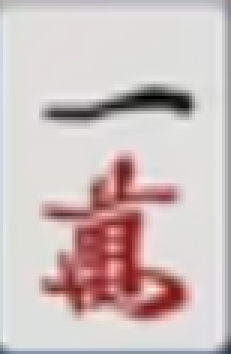
#> input picture Assets/label/1m/98d98ecca82442569eb72de8dd8d8ead.png, 77 x 118 px, found by its file name (shown 3 times larger); its folder holds only this picture in this run
$ python x.py
#> lines starting #> are read from the running program, lines starting #| are printed output that depends on the picture; after the words box and inside, x2 and y2 are one past the last pixel; in counts of white or black regions, pixels touching at a corner belong together; pictures that were not available may be replaced by others from this repository, and a replacement may not be noted
from PIL import Image
from pathlib import Path
import cv2
import os
import uuid
import numpy as np

def resize_image(image, target_size=(45, 70)):
    # 使用插值方法将图像缩放到目标大小
    resized_image = cv2.resize(image, target_size, interpolation=cv2.INTER_AREA)
    return resized_image
    # [4 lines of commented-out code are left out]


def select_color_range(image, target_color=(223, 223, 221), tolerance=5):
    # 将目标颜色转换为numpy数组
    target_color = np.array(target_color, dtype=np.uint8)

    # 设置上下浮动的范围
    lower_bound = target_color - tolerance
    upper_bound = target_color + tolerance

    # 使用cv2.inRange选择颜色范围内的像素
    mask = cv2.inRange(image, lower_bound, upper_bound)

    # 将原图像和掩码进行与运算，得到选中的像素
    selected_pixels = cv2.bitwise_and(image, image, mask=mask)

    return mask, selected_pixels
    # [6 lines of commented-out code are left out]

def segment_img(img, colored_img):
    seg = []

    # cv2.imshow("Original", img)
    ret, thresh = cv2.threshold(img, 175, 200, cv2.THRESH_BINARY)
    # cv2.imshow("thresh", thresh)

    kernel = np.ones((4,4),dtype="uint8") # 查以某点为中心 6*6 区域内是不是全是这个颜色。这个超参根据需要调整

    eroded = cv2.morphologyEx(thresh, cv2.MORPH_OPEN, kernel=kernel)
    # cv2.imshow("eroded", eroded)

    non_black_rows = np.sum(eroded > 128, axis=1)
    # 取最大连续的非全黑行
    l = 0
    r = -1
    ll = -1
    for p, i in enumerate(non_black_rows):
        if i > img.shape[1] * 0.2:
            if ll == -1:
                ll = p
        else:
            if ll != -1:
                if p - ll > r - l:
                    r = p
                    l = ll # 左闭右开区间
                ll = -1
    p = len(non_black_rows)
    if ll != -1: # 末尾处理
        if p - ll > r - l:
            r = p
            l = ll
        ll = -1

    # row_clamped = eroded[l:r]
    eroded = eroded[l:r]
    colored_img = colored_img[l:r]
    # cv2.imshow("filter row:", colored_img)
    # cv2.waitKey()

    non_black_cols = np.any(eroded > 128, axis=0) # 取全黑纵列作为分割依据

    lrs = []
    ll = -1
    for p, i in enumerate(non_black_cols):
        if i:
            if ll == -1:
                ll = p
        else:
            if ll != -1:
                lrs.append((ll, p))
                ll = -1
    p = len(non_black_cols)
    if ll != -1: # 末尾处理
        lrs.append((ll, p))
        ll = -1

    THR = 0.10
    l_list = [] # 去掉尺寸差异大于中位数的10%的
    for p, (l, r) in enumerate(lrs):
        l_list.append(r - l)
    l_list.sort()
    print(l_list)
    l_mid = l_list[len(l_list) // 2]


    for l, r in lrs:
        if abs(r - l - l_mid) > THR * l_mid:
            continue
        res = colored_img[:, l:r]
        seg.append(res)
        # cv2.imshow(f"er{l}-{r}", eroded[:, l:r])
        # cv2.imshow(f"{l}-{r}", res)
        # cv2.waitKey()
    return seg
    # cv2.waitKey()

from PIL import Image

ROOTDIR = Path(r'D:\SETU\shiranai\Assets')
TESTDIR = ROOTDIR / 'testset'
UNLABELDIR = ROOTDIR / 'unlabel' / 'testset'

def output(segs: list[np.ndarray]):
    UNLABELDIR.mkdir(exist_ok=True, parents=True)
    for s in segs:
        # Image.fromarray(s).save(str((UNLABELDIR / (uuid.uuid4().hex + '.png')).absolute()))
        cv2.imwrite(str((UNLABELDIR / (uuid.uuid4().hex + '.png')).absolute()), s)

if __name__ == '__main__':
    for i in os.listdir(TESTDIR):
        imgpath = TESTDIR / i # 本目录下保证都是jpg文件
        # img = cv2.imread(str(imgpath.absolute()))
        img = cv2.imread(str(imgpath.absolute()), cv2.IMREAD_GRAYSCALE)
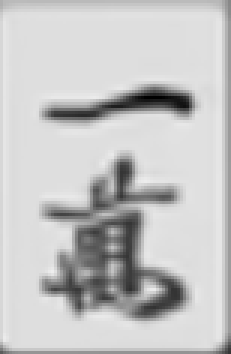
#> img: shape (118, 77) (shown 3 times larger); min 0, max 238, mean 196.5
        cimg = cv2.imread(str(imgpath.absolute()))
#> cimg is the input picture: shape (118, 77, 3); mean B, G, R 192.2, 192.9, 206.8
        segs = segment_img(img, cimg)
#> in segment_img, `ret, thresh = cv2.threshold(img, 175, 200, cv2.THRESH_BINARY)`:
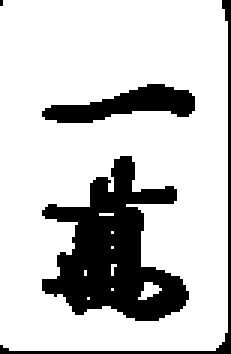
#> thresh: shape (118, 77) (shown 3 times larger); values 0 (black) and 200 (white), 78.6% white; 4 black regions (1 under 20 px), largest, box (x1, y1, x2, y2) and area: (14, 52, 63, 107) 1377, (14, 28, 65, 41) 349, (0, 0, 77, 118) 220
#> in segment_img, `eroded = cv2.morphologyEx(thresh, cv2.MORPH_OPEN, kernel=kernel)`:
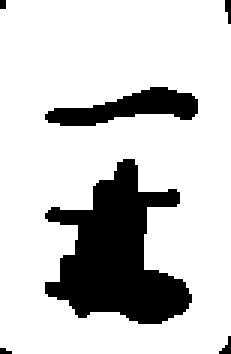
#> eroded: shape (118, 77) (shown 3 times larger); values 0 (black) and 200 (white), 79.7% white; 6 black regions (4 under 20 px), largest, box (x1, y1, x2, y2) and area: (15, 53, 64, 108) 1457, (15, 29, 66, 42) 349
#> in segment_img, `non_black_rows = np.sum(eroded > 128, axis=1)`: non_black_rows = 118 values, max 77 at index 8, min 27 at index 37, mean 61.39
#> the loop in segment_img, `for p, i in enumerate(non_black_rows):` made 118 passes
#> (i, ll) on pass 1: (73, 0)
#> i on passes 2 to 7: 73, 73, 75, 76, 76, 76
#> after the loop in segment_img, `for p, i in enumerate(non_black_rows):`: l = 0; r = -1
#> in segment_img, `p = len(non_black_rows)`: p = 118
#> the loop in segment_img, `for p, i in enumerate(non_black_cols):` made 77 passes
#> ll on pass 1: 0
#> after the loop in segment_img, `for p, i in enumerate(non_black_cols):`: ll = 0; lrs = []
#> in segment_img, `p = len(non_black_cols)`: p = 77
#> the loop in segment_img, `for p, (l, r) in enumerate(lrs):` made 1 pass
#> (p, l, r) on pass 1: (0, 0, 77)
#> after the loop in segment_img, `for p, (l, r) in enumerate(lrs):`: l_list = [77]
#| [77]
#> in segment_img, `l_mid = l_list[len(l_list) // 2]`: l_mid = 77
#> the loop in segment_img, `for l, r in lrs:` made 1 pass
#> (l, r) on pass 1: (0, 77)
#> after the loop in segment_img, `for l, r in lrs:`: seg = 1 item
#> segs = 1 item
        output(segs)
#> the loop in output, `for s in segs: # Image.fromarray(s).save(str((UNLABELDIR / (uuid.uuid4..` made 1 pass

$ run again, on Assets/label/1z/10096147b31d4b4f914777007be69723.png
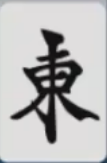
#> input picture Assets/label/1z/10096147b31d4b4f914777007be69723.png, 107 x 163 px, found by its file name
#> cimg is the input picture: shape (163, 107, 3); mean B, G, R 186.5, 186.4, 186.9
#> in segment_img, `ret, thresh = cv2.threshold(img, 175, 200, cv2.THRESH_BINARY)`:
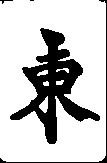
#> thresh: shape (163, 107); values 0 (black) and 200 (white), 78.5% white; 4 black regions (2 under 20 px), largest, box (x1, y1, x2, y2) and area: (10, 28, 100, 144) 3422, (0, 0, 107, 163) 311
#> in segment_img, `eroded = cv2.morphologyEx(thresh, cv2.MORPH_OPEN, kernel=kernel)`:
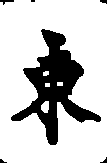
#> eroded: shape (163, 107); values 0 (black) and 200 (white), 78.9% white; 6 black regions (3 under 20 px), largest, box (x1, y1, x2, y2) and area: (11, 29, 101, 145) 3579, (0, 0, 14, 5) 33, (100, 0, 107, 4) 20
#> non_black_rows = 163 values, max 107 at index 5, min 43 at index 114, mean 84.46
#> the loop in segment_img, `for p, i in enumerate(non_black_rows):` made 163 passes
#> (i, ll) on pass 1: (82, 0)
#> after the loop in segment_img, `for p, i in enumerate(non_black_rows):`: l = 0; r = -1
#> in segment_img, `p = len(non_black_rows)`: p = 163
#> the loop in segment_img, `for p, i in enumerate(non_black_cols):` made 107 passes
#> ll on pass 1: 0
#> after the loop in segment_img, `for p, i in enumerate(non_black_cols):`: ll = 0; lrs = []
#> in segment_img, `p = len(non_black_cols)`: p = 107
#> the loop in segment_img, `for p, (l, r) in enumerate(lrs):` made 1 pass
#> (p, l, r) on pass 1: (0, 0, 107)
#> after the loop in segment_img, `for p, (l, r) in enumerate(lrs):`: l_list = [107]
#| [107]
#> l_mid = 107
#> the loop in segment_img, `for l, r in lrs:` made 1 pass
#> (l, r) on pass 1: (0, 107)
#> after the loop in segment_img, `for l, r in lrs:`: seg = 1 item
#> the loop in output, `for s in segs: # Image.fromarray(s).save(str((UNLABELDIR / (uuid.uuid4..` made 1 pass

$ run again, on Assets/label/2m/8270f9000db84e5aab5d89958ebfb13c.png
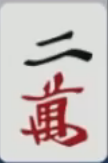
#> input picture Assets/label/2m/8270f9000db84e5aab5d89958ebfb13c.png, 108 x 163 px, found by its file name
#> cimg is the input picture: shape (163, 108, 3); mean B, G, R 191.6, 193.1, 203.9
#> in segment_img, `ret, thresh = cv2.threshold(img, 175, 200, cv2.THRESH_BINARY)`:
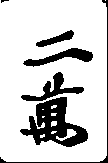
#> thresh: shape (163, 108); values 0 (black) and 200 (white), 81.4% white; 6 black regions (1 under 20 px), largest, box (x1, y1, x2, y2) and area: (20, 97, 88, 147) 1631, (21, 72, 84, 101) 541, (23, 48, 93, 67) 525, (0, 0, 108, 163) 320, (36, 30, 74, 47) 249
#> in segment_img, `eroded = cv2.morphologyEx(thresh, cv2.MORPH_OPEN, kernel=kernel)`:
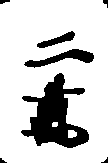
#> eroded: shape (163, 108); values 0 (black) and 200 (white), 81.2% white; 7 black regions (1 under 20 px), largest, box (x1, y1, x2, y2) and area: (21, 73, 89, 148) 2451, (24, 49, 94, 68) 525, (37, 31, 75, 48) 249, (0, 0, 10, 4) 28, (103, 0, 108, 8) 23, (0, 158, 7, 163) 20
#> non_black_rows = 163 values, max 108 at index 8, min 49 at index 130, mean 87.67
#> the loop in segment_img, `for p, i in enumerate(non_black_rows):` made 163 passes
#> (i, ll) on pass 1: (93, 0)
#> after the loop in segment_img, `for p, i in enumerate(non_black_rows):`: l = 0; r = -1
#> in segment_img, `p = len(non_black_rows)`: p = 163
#> the loop in segment_img, `for p, i in enumerate(non_black_cols):` made 108 passes
#> ll on pass 1: 0
#> after the loop in segment_img, `for p, i in enumerate(non_black_cols):`: ll = 0; lrs = []
#> in segment_img, `p = len(non_black_cols)`: p = 108
#> the loop in segment_img, `for p, (l, r) in enumerate(lrs):` made 1 pass
#> (p, l, r) on pass 1: (0, 0, 108)
#> after the loop in segment_img, `for p, (l, r) in enumerate(lrs):`: l_list = [108]
#| [108]
#> l_mid = 108
#> the loop in segment_img, `for l, r in lrs:` made 1 pass
#> (l, r) on pass 1: (0, 108)
#> after the loop in segment_img, `for l, r in lrs:`: seg = 1 item
#> the loop in output, `for s in segs: # Image.fromarray(s).save(str((UNLABELDIR / (uuid.uuid4..` made 1 pass
